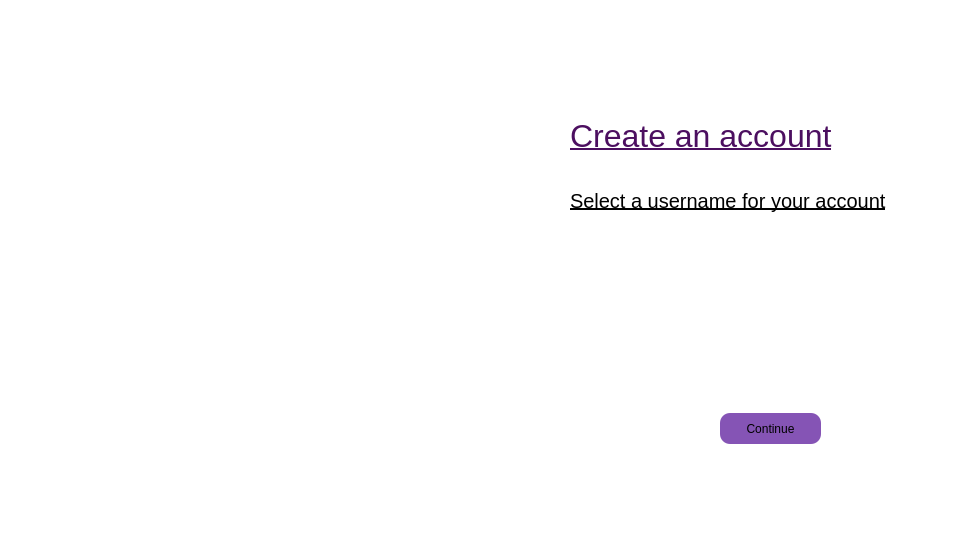
<?xml version="1.0" encoding="UTF-8"?>
<ui version="4.0">
 <class>signin</class>
 <widget class="QMainWindow" name="signin">
  <property name="geometry">
   <rect>
    <x>0</x>
    <y>0</y>
    <width>960</width>
    <height>540</height>
   </rect>
  </property>
  <property name="windowTitle">
   <string>MainWindow</string>
  </property>
  <property name="styleSheet">
   <string notr="true">background-color:rgb(255,255,255);
border-image:none;
</string>
  </property>
  <widget class="QWidget" name="centralwidget">
   <property name="styleSheet">
    <string notr="true">border-image:none;</string>
   </property>
   <widget class="QLabel" name="label">
    <property name="geometry">
     <rect>
      <x>0</x>
      <y>0</y>
      <width>971</width>
      <height>91</height>
     </rect>
    </property>
    <property name="styleSheet">
     <string notr="true">border-image: url(:/new/background-images/resources/spendeise.png);</string>
    </property>
    <property name="text">
     <string/>
    </property>
   </widget>
   <widget class="QLabel" name="label_2">
    <property name="geometry">
     <rect>
      <x>570</x>
      <y>110</y>
      <width>291</width>
      <height>51</height>
     </rect>
    </property>
    <property name="styleSheet">
     <string notr="true">color: rgb(76,15,96);
font-size:32px;
text-decoration: underline;</string>
    </property>
    <property name="text">
     <string>Create an account</string>
    </property>
   </widget>
   <widget class="QLabel" name="label_3">
    <property name="geometry">
     <rect>
      <x>100</x>
      <y>120</y>
      <width>321</width>
      <height>311</height>
     </rect>
    </property>
    <property name="styleSheet">
     <string notr="true"> border-image: url(:/new/background-images/resources/sign in 1.png);</string>
    </property>
    <property name="text">
     <string/>
    </property>
   </widget>
   <widget class="QLabel" name="label_4">
    <property name="geometry">
     <rect>
      <x>570</x>
      <y>180</y>
      <width>331</width>
      <height>41</height>
     </rect>
    </property>
    <property name="styleSheet">
     <string notr="true">font-size: 20px;
color:rgb(0, 0, 0);
text-decoration: underline;
</string>
    </property>
    <property name="text">
     <string>Select a username for your account</string>
    </property>
   </widget>
   <widget class="QLabel" name="label_5">
    <property name="geometry">
     <rect>
      <x>840</x>
      <y>460</y>
      <width>111</width>
      <height>81</height>
     </rect>
    </property>
    <property name="styleSheet">
     <string notr="true">border-image: url(:/new/background-images/resources/logo.png);</string>
    </property>
    <property name="text">
     <string/>
    </property>
   </widget>
   <widget class="QPushButton" name="pushButton">
    <property name="geometry">
     <rect>
      <x>720</x>
      <y>413</y>
      <width>101</width>
      <height>31</height>
     </rect>
    </property>
    <property name="styleSheet">
     <string notr="true">background-color:rgb(133,84,181);
border-radius: 10px;</string>
    </property>
    <property name="text">
     <string>Continue</string>
    </property>
   </widget>
  </widget>
  <widget class="QStatusBar" name="statusbar"/>
 </widget>
 <resources/>
 <connections/>
</ui>
